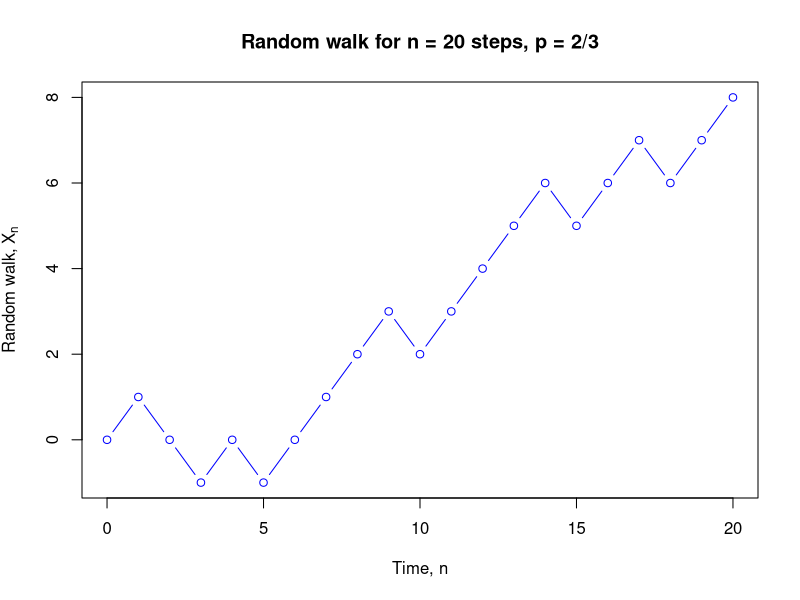
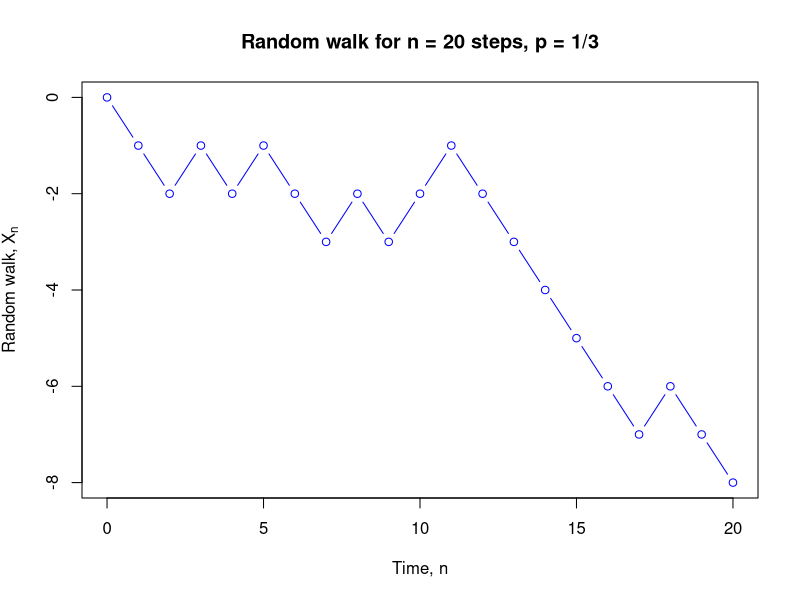

Write R code to recreate these figures, in order.
## ---- chunk 1
set.seed(315)

rrw <- function(n, p = 1/2) {
  q <- 1 - p
  Z <- sample(c(1, -1), n, replace = TRUE, prob = c(p, q))
  X <- c(0, cumsum(Z))
}

n <- 20
p <- 2/3
plot(0:n, rrw(n, p),
  main = "Random walk for n = 20 steps, p = 2/3",
  xlab = "Time, n",
  ylab = bquote("Random walk," ~ X[n]),
  type = "b", col = "blue"
)
p <- 1/3
plot(0:n, rrw(n, p),
  main = "Random walk for n = 20 steps, p = 1/3",
  xlab = "Time, n",
  ylab = bquote("Random walk," ~ X[n]),
  type = "b", col = "blue"
)
